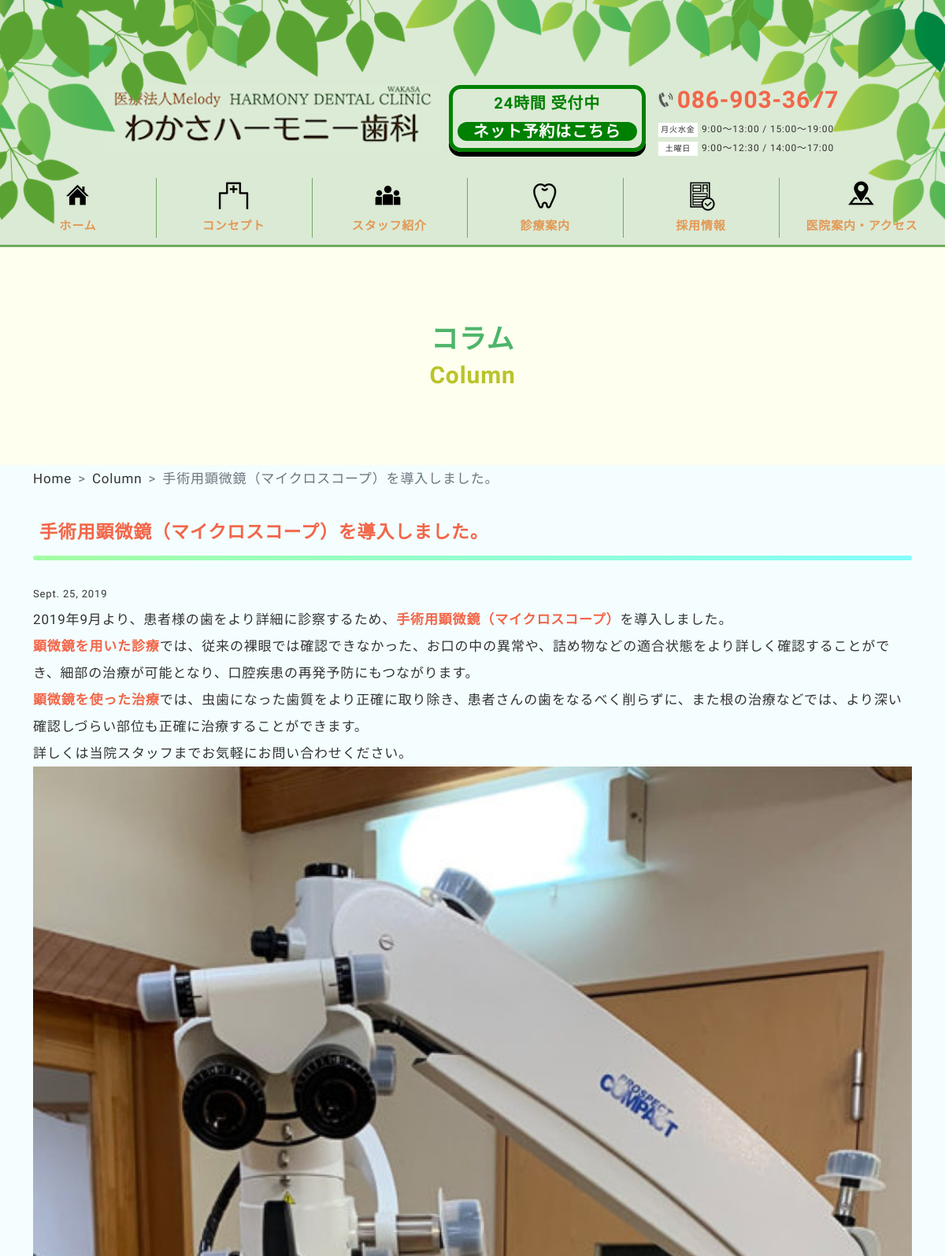
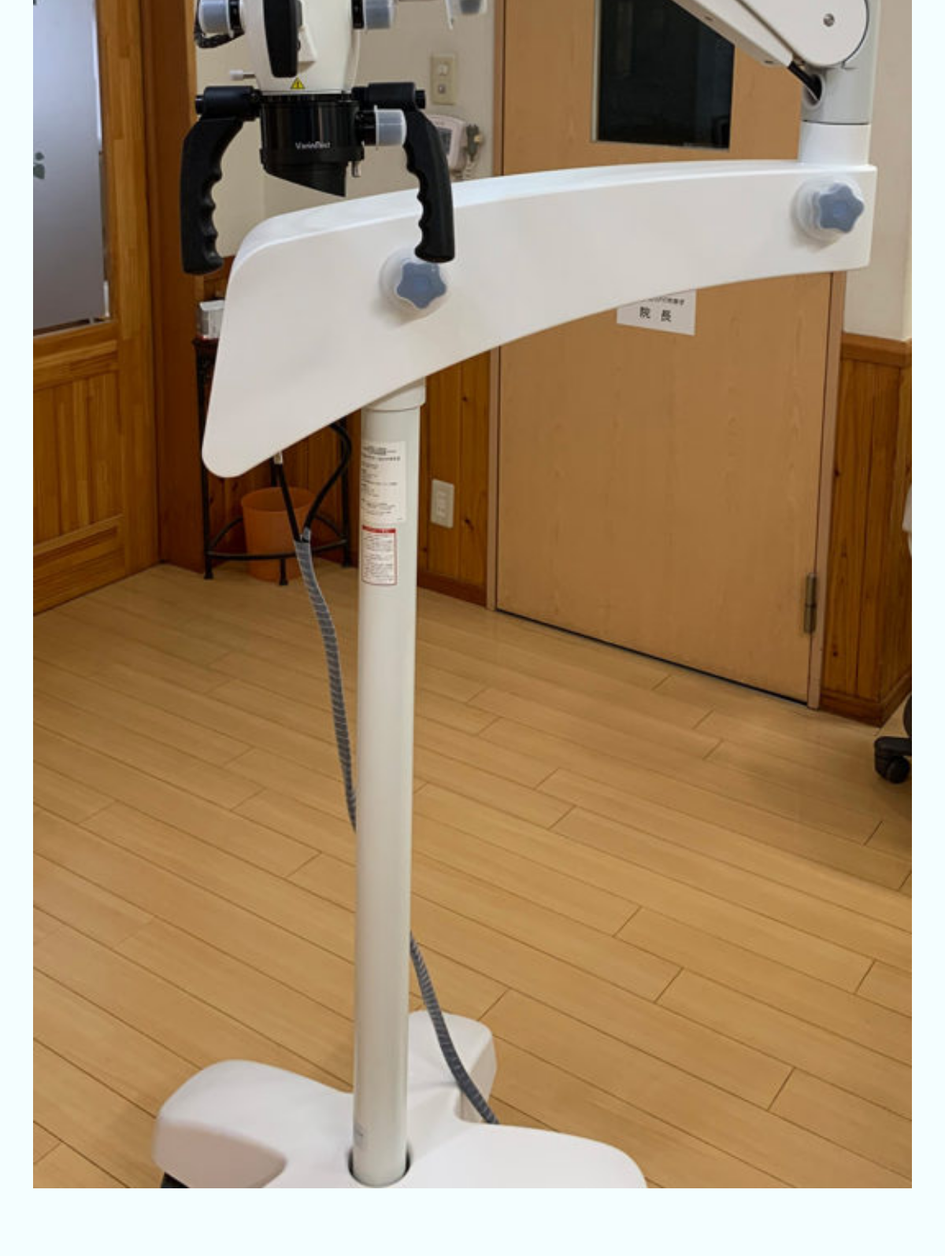
/column/8/detail (upper part), run on the app's committed database (2 pictures, top to bottom).
### dent_site/models.py (models this page shows, shortened)
class Column(models.Model):
  date = models.DateField()
  title = models.CharField(max_length=50)
  text = models.TextField()

### dent_site/views.py (the view)
# urls.py: path('column/<int:pk>/detail', views.DetailColumnView.as_view(), name='column_detail'),
class DetailColumnView(DetailView):
    template_name = 'dent_site/column_detail.html'
    model = Column

### dent_site/templates/dent_site/column_detail.html (shortened to what this page needs)
{% load static %}
<!DOCTYPE html>
<html lang="ja">
<head>
  <link rel="stylesheet" type="text/css" href="{% static 'dent_site/css/reset.css' %}">
  <link href="https://cdn.jsdelivr.net/npm/bootstrap@5.0.2/dist/css/bootstrap.min.css" rel="stylesheet">
  <link rel="stylesheet" type="text/css" href="{% static 'dent_site/css/style.css' %}">
  <link rel="stylesheet" type="text/css" href="{% static 'dent_site/css/header.css' %}">
  <link rel="stylesheet" type="text/css" href="{% static 'dent_site/css/sub.css' %}">
  <link rel="stylesheet" type="text/css" href="{% static 'dent_site/css/footer.css' %}">
  <link rel="stylesheet" type="text/css" href="{% static 'dent_site/css/responsive.css' %}">
</head>
  <body>
    <div class="pc-only">
      <div class="position-absolute leaf">
      </div>
    </div>
    <header>
      <div class="h-container back-green text-md-center">
        <div class="responsive-container d-xl-flex justify-content-center">
          <div class="my-auto">
            <a href="#">
              <img class="h-logo img-fluid" src="../../media/img/header/logo.png" alt="岡山市の歯科医院「医療法人Melody わかさハーモニー歯科」">
            </a>
          </div>
          <div class="pc-only">
            <div class="d-flex justify-content-xl-between justify-content-md-center">
              <a class="h-banner my-auto" href="https://ssl.haisha-yoyaku.jp/s5747179/login/serviceAppoint/index?SITE_CODE=hp">
                <div>
                  <p>24時間 受付中</p>
                  <p><span>ネット予約はこちら</span></p>
                </div>
              </a>
              <div class="h-tel">
                <a href="tel:0869033677" class="tel">086-903-3677</a>
                <div class="h-schedule">
                  <p><span class="week">月火水金</span><span class="time">9:00～13:00 / 15:00～19:00</span></p>
                  <p><span class="week">土曜日</span><span class="time">9:00～12:30 / 14:00～17:00</span></p>
                </div>
              </div>
            </div>
          </div>
        </div>
      </div>
    </header>
    <div class="g-navi back-green position-sticky w-100">
      <nav class="pc-only mx-auto">
        <ul class="gnavi__lists d-flex">
          <a href="{% url 'dent_site:home' %}" class="gnavi__list">
            <li>
              <span class="n-img"><img class="img-fluid" src="../../media/img/header/home.png"></span>
              <span class="jp">ホーム</span>
            </li>
          </a>
          <a href="{% url 'dent_site:concept' %}" class="gnavi__list">
            <li>
              <span class="n-img"><img class="img-fluid" src="../../media/img/header/concept.png"></span>
              <span class="jp">コンセプト</span>
            </li>
          </a>
          <a href="{% url 'dent_site:staff' %}" class="gnavi__list">
            <li>
              <span class="n-img"><img class="img-fluid" src="../../media/img/header/staff.png"></span>
              <span class="jp">スタッフ紹介</span>
            </li>
          </a>
          <li class="gnavi__list">
            <a href="#">
              <span class="n-img"><img class="img-fluid" src="../../media/img/header/treatment.png"></span>
              <span class="jp">診療案内</span>
            </a>
          </li>
          <a href="{% url 'dent_site:recruit' %}" class="gnavi__list">
            <li>
              <span class="n-img"><img class="img-fluid" src="../../media/img/header/recruit.png"></span>
              <span class="jp">採用情報</span>
            </li>
          </a>
          <li class="gnavi__list" style="padding: 8px 10px 0 10px; width: 21%;">
            <a href="{% url 'dent_site:access' %}">
              <span class="n-img"><img class="img-fluid" src="../../media/img/header/access.png"></span>
              <span class="jp">医院案内・アクセス</span>
            </a>
          </li>
        </ul>
      </nav>
    </div>
    <div class="pagetitle">
      <h1>
        <span class="jp">コラム</span>
        <span class="en">Column</span>
      </h1>
    </div>
    <main>
      <nav class="container" style="--bs-breadcrumb-divider: '>';" aria-label="breadcrumb">
        <ol class="breadcrumb">
          <li class="breadcrumb-item"><a href="#">Home</a></li>
          <li class="breadcrumb-item" aria-current="page">Column</li>
          <li class="breadcrumb-item active" aria-current="page">{{ object.title }}</li>
        </ol>
      </nav>
      <section class="container">
        <h3 class="mb-3">{{ object.title }}</h3>
          <div class="contents">
            <div class="py-2">
              <time style="font-size: 13px;">{{ object.date }}</time>
              {% autoescape off %}
              {{ object.text }}
              {% endautoescape %}
            </div>
          </div>
      </section>
    </main>
  </body>
</html>

### staticfiles/dent_site/css/style.css (style rules this page uses)
.h1, .h2, .h3, .h4, .h5, .h6, h1, h2, h3, h4, h5, h6, p { margin: 0; }
dl, ol, ul { margin-bottom: 0; padding-left: 0; }
a { background-color: transparent; text-decoration: none; color: inherit; }
body { font-family: "M PLUS Rounded 1c", sans-serif; font-size: 17px; color: #333; letter-spacing: .05em; line-height: 1.8; font-weight: 400; }
.en { font-family: 'Itim', cursive; }
.red { color: #F26649; font-weight: 600; }
.back-green { background: #dbead5; }
.pagetitle { border-top: 3px solid #6eaa5e; background-color: #FFFFEF; height: 280px; display: flex; justify-content: center; align-items: center; }
.mx-auto { display: block; }

### staticfiles/dent_site/css/header.css (style rules this page uses)
.leaf { z-index: 100; pointer-events: none; }
.h-container { padding: 150px 0 15px 0; }
.h-banner { margin: 0 10px 0 10px; width: 250px; height: 85px; display: inline-block; color: green; border: 5px solid green; border-radius: 15px; font-size: 20px; font-weight: bold; text-align: center; box-shadow: 0 0.3em 0 black; }
.h-banner p span { color: white; background-color: green; border-radius: 15px; padding: 0 20px; }
.h-tel .tel { font-size: 30px; font-weight: bold; color: #F26649; position: relative; display: inline-block; text-decoration: none; }
.h-tel .tel:before { content: url(../../img/tel.png); position: relative; top: 5px; }
.tel::after { position: absolute; bottom: 7px; right: 0; content: ''; width: 88%; height: 2px; background: #3c2809; transform: scale(0, 1); transform-origin: center top; transition: transform .3s; }
.h-tel .h-schedule p { margin-top: -7px; }
.week { background-color: #fff; display: inline-block; font-size: 10px; text-align: center; width: 50px; margin-right: 5px; }
.time { font-size: 12px; }
.g-navi { top: 0; z-index: 99; }
.g-navi nav { width: 75%; }
.gnavi__list { width: 20%; height: 95px; position: relative; transition: all .3s; text-align: center; padding-top: 8px; }
.gnavi__list .jp { display: block; color: #E29956; font-size: 15px; font-weight: 600; }
.gnavi__list:not(:first-child)::before { content: ""; width: 1px; height: 80%; background-color: #6eaa5e; position: absolute; top: 10%; left: 0; transition: all .3s; }

### staticfiles/dent_site/css/sub.css (style rules this page uses)
main { line-height: 2; padding-bottom: 80px; background-color: rgba(173, 247, 251, 0.129); }
h1 { font-weight: bold; line-height: 1.4; text-align: center; }
h1 .jp { color: #4db56a; display: block; font-size: 35px; }
h1 .en { color: #bac329; display: block; font-size: 30px; text-transform: capitalize; }
h3 { color: #F26649; font-size: 23px; font-weight: 700; line-height: 1.7; margin-bottom: 30px; position: relative; padding: 1rem .5rem; }
h3:after { position: absolute; bottom: 0; left: 0; width: 100%; height: 6px; content: ''; border-radius: 3px; background-image: -webkit-linear-gradient(left, #00ff8cce 0%, #00c6fdd3 100%); background-image: linear-gradient(to right, #15ff005c 0%, #00fff776 100%); }

### staticfiles/dent_site/css/responsive.css (style rules this page uses)
@media screen and (max-width:1200px) { .h-container { padding: 100px 0 15px 0; } }
@media screen and (max-width:1200px) { .g-navi nav { width: 100%; } }

### data on the page
Column: title "手術用顕微鏡（マイクロスコープ）を導入しました。", date "Sept. 25, 2019", text "2019年9月より、患者様の歯をより詳細に診察するため、 手術用顕微鏡（マイクロスコープ） を導入しました。 顕微鏡を用いた診療 では、従来の裸眼では確認できなかった、お口の中の異常や、詰め物などの適合状態をより詳しく確認することができ、細部の治療が可能となり、口腔疾患の再発予防にもつながります。 顕微鏡を使った治療 では、虫歯になった歯質をより正確に取り除き、患者さんの歯をなるべく削らずに、また根の治療などでは、より深い確認しづらい部位も正確に治療することができます。 詳しくは当院スタッフまでお気軽にお問い合わせください。", text (picture)
